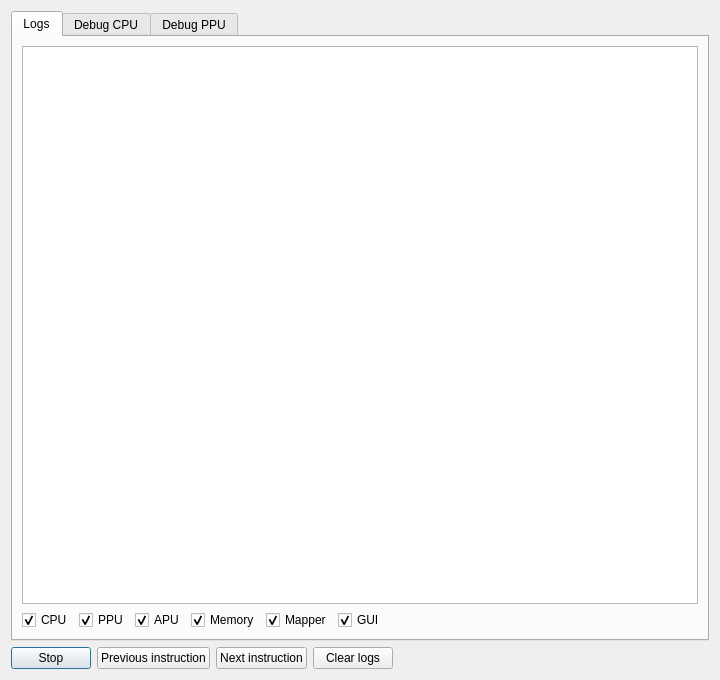
<?xml version="1.0" encoding="UTF-8"?>
<ui version="4.0">
 <class>LogsDialog</class>
 <widget class="QDialog" name="LogsDialog">
  <property name="geometry">
   <rect>
    <x>0</x>
    <y>0</y>
    <width>720</width>
    <height>680</height>
   </rect>
  </property>
  <property name="windowTitle">
   <string>Log Viewer</string>
  </property>
  <layout class="QVBoxLayout" name="verticalLayoutRoot">
   <item>
    <widget class="QTabWidget" name="tabs">
     <property name="currentIndex">
      <number>0</number>
     </property>
     <widget class="QWidget" name="tabLogs">
      <attribute name="title">
       <string>Logs</string>
      </attribute>
      <layout class="QVBoxLayout" name="verticalLayoutLogsTab">
       <item>
        <widget class="QPlainTextEdit" name="logView">
         <property name="readOnly">
          <bool>true</bool>
         </property>
         <property name="lineWrapMode">
          <enum>QPlainTextEdit::NoWrap</enum>
         </property>
        </widget>
       </item>
       <item>
        <layout class="QHBoxLayout" name="horizontalLayoutModules">
         <item>
          <widget class="QCheckBox" name="chkCpu">
           <property name="text">
            <string>CPU</string>
           </property>
           <property name="checked">
            <bool>true</bool>
           </property>
          </widget>
         </item>
         <item>
          <widget class="QCheckBox" name="chkPpu">
           <property name="text">
            <string>PPU</string>
           </property>
           <property name="checked">
            <bool>true</bool>
           </property>
          </widget>
         </item>
         <item>
          <widget class="QCheckBox" name="chkApu">
           <property name="text">
            <string>APU</string>
           </property>
           <property name="checked">
            <bool>true</bool>
           </property>
          </widget>
         </item>
         <item>
          <widget class="QCheckBox" name="chkMemory">
           <property name="text">
            <string>Memory</string>
           </property>
           <property name="checked">
            <bool>true</bool>
           </property>
          </widget>
         </item>
         <item>
          <widget class="QCheckBox" name="chkMapper">
           <property name="text">
            <string>Mapper</string>
           </property>
           <property name="checked">
            <bool>true</bool>
           </property>
          </widget>
         </item>
         <item>
          <widget class="QCheckBox" name="chkGui">
           <property name="text">
            <string>GUI</string>
           </property>
           <property name="checked">
            <bool>true</bool>
           </property>
          </widget>
         </item>
         <item>
          <spacer name="horizontalSpacerModulesRight">
           <property name="orientation">
            <enum>Qt::Horizontal</enum>
           </property>
           <property name="sizeHint" stdset="0">
            <size>
             <width>40</width>
             <height>20</height>
            </size>
           </property>
          </spacer>
         </item>
        </layout>
       </item>
      </layout>
     </widget>
     <widget class="QWidget" name="tabCpu">
      <attribute name="title">
       <string>Debug CPU</string>
      </attribute>
      <layout class="QVBoxLayout" name="verticalLayoutCpuTab">
       <item>
        <widget class="QPlainTextEdit" name="cpuDebugView">
         <property name="readOnly">
          <bool>true</bool>
         </property>
         <property name="lineWrapMode">
          <enum>QPlainTextEdit::NoWrap</enum>
         </property>
        </widget>
       </item>
      </layout>
     </widget>
     <widget class="QWidget" name="tabPpu">
      <attribute name="title">
       <string>Debug PPU</string>
      </attribute>
      <layout class="QVBoxLayout" name="verticalLayoutPpuTab">
       <item>
        <widget class="QPlainTextEdit" name="ppuDebugView">
         <property name="readOnly">
          <bool>true</bool>
         </property>
         <property name="lineWrapMode">
          <enum>QPlainTextEdit::NoWrap</enum>
         </property>
        </widget>
       </item>
       <item>
        <layout class="QHBoxLayout" name="horizontalLayoutPpuPatterns">
         <item>
          <widget class="QLabel" name="ppuPattern0Label">
           <property name="minimumSize">
            <size>
             <width>180</width>
             <height>180</height>
            </size>
           </property>
           <property name="alignment">
            <set>Qt::AlignCenter</set>
           </property>
           <property name="styleSheet">
            <string notr="true">background-color: #111; border: 1px solid #444;</string>
           </property>
           <property name="text">
            <string>Pattern 0</string>
           </property>
          </widget>
         </item>
         <item>
          <widget class="QLabel" name="ppuPattern1Label">
           <property name="minimumSize">
            <size>
             <width>180</width>
             <height>180</height>
            </size>
           </property>
           <property name="alignment">
            <set>Qt::AlignCenter</set>
           </property>
           <property name="styleSheet">
            <string notr="true">background-color: #111; border: 1px solid #444;</string>
           </property>
           <property name="text">
            <string>Pattern 1</string>
           </property>
          </widget>
         </item>
        </layout>
       </item>
      </layout>
     </widget>
    </widget>
   </item>
   <item>
    <layout class="QHBoxLayout" name="horizontalLayoutDebugControls">
     <item>
      <widget class="QPushButton" name="btnStopStart">
       <property name="text">
        <string>Stop</string>
       </property>
       <property name="checkable">
        <bool>true</bool>
       </property>
      </widget>
     </item>
     <item>
      <widget class="QPushButton" name="btnStepBack">
       <property name="text">
        <string>Previous instruction</string>
       </property>
      </widget>
     </item>
     <item>
      <widget class="QPushButton" name="btnStepForward">
       <property name="text">
        <string>Next instruction</string>
       </property>
      </widget>
     </item>
     <item>
      <widget class="QPushButton" name="btnClearLogs">
       <property name="text">
        <string>Clear logs</string>
       </property>
      </widget>
     </item>
     <item>
      <spacer name="horizontalSpacerDebugControlsRight">
       <property name="orientation">
        <enum>Qt::Horizontal</enum>
       </property>
       <property name="sizeHint" stdset="0">
        <size>
         <width>40</width>
         <height>20</height>
        </size>
       </property>
      </spacer>
     </item>
    </layout>
   </item>
  </layout>
 </widget>
 <resources/>
 <connections/>
</ui>
